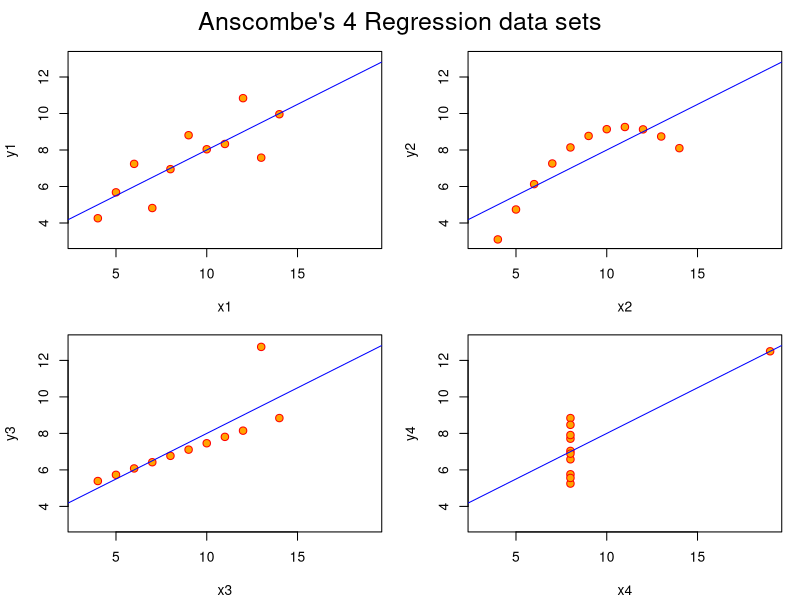
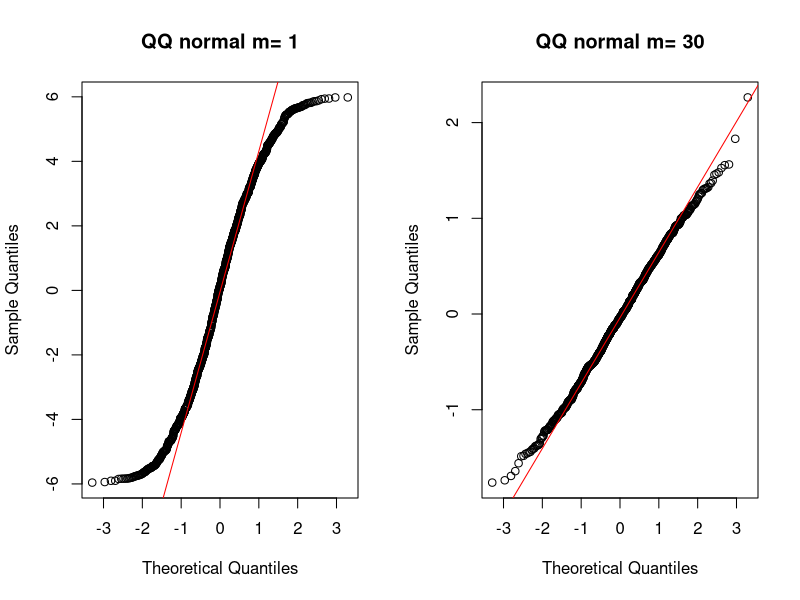
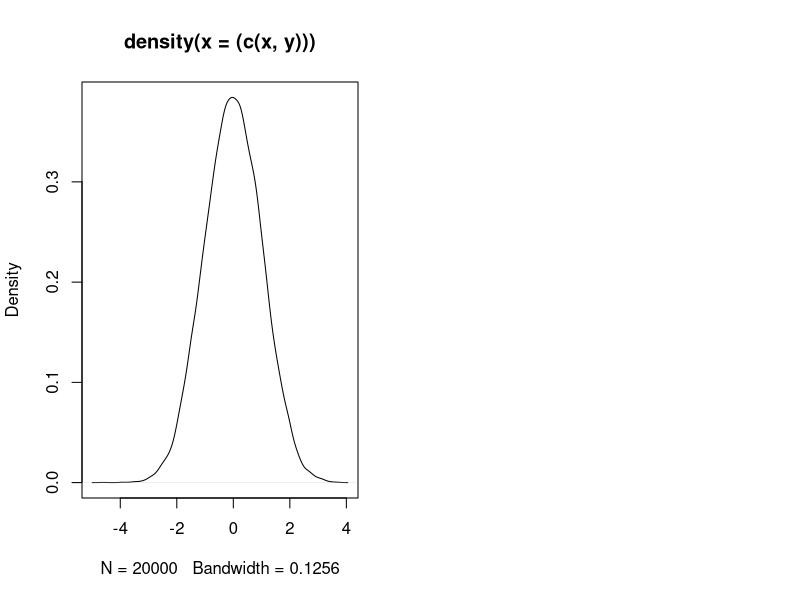

R code for these plots, in order: (Note: this script raises an error after producing the figures.)
### Ex1: Data set anscombe (ready in R workspace) is used
### for this exercise. This data includes the variables x1, x2, x3
### and x4 as well as y1, y2, y3 and y4
summary(anscombe)

ff <- y ~ x
mods <- setNames(as.list(1:4), paste0("lm", 1:4))
for(i in 1:4) {
  ff[2:3] <- lapply(paste0(c("y","x"), i), as.name)
  ## or   ff[[2]] <- as.name(paste0("y", i))
  ##      ff[[3]] <- as.name(paste0("x", i))
  mods[[i]] <- lmi <- lm(ff, data = anscombe)
  print(anova(lmi))
}

## See how close they are (numerically!)
sapply(mods, coef)
lapply(mods, function(fm) coef(summary(fm)))

## Plots
op <- par(mfrow = c(2, 2), mar = 0.1+c(4,4,1,1), oma =  c(0, 0, 2, 0))
for(i in 1:4) {
  ff[2:3] <- lapply(paste0(c("y","x"), i), as.name)
  plot(ff, data = anscombe, col = "red", pch = 21, bg = "orange", cex = 1.2,
       xlim = c(3, 19), ylim = c(3, 13))
  abline(mods[[i]], col = "blue")
}
mtext("Anscombe's 4 Regression data sets", outer = TRUE, cex = 1.5)
par(op)



### Ex2: (continued) Calculate using matrix operations both covariance
### and correlation matrices from the variables y1,...,y4

y1 <- c(anscombe$y1)
y2 <- c(anscombe$y2)
y3 <- c(anscombe$y3)
y4 <- c(anscombe$y4)

a <- cbind(y1,y2,y3,y4)

k <- ncol(a) #number of variables: 4
n <- nrow(a) #number of subjects: 11

## 1. Covariance matrice
#create means for each column
a_mean <- matrix(nrow=n, data=1) %*% cbind(mean(y1),mean(y2),mean(y3),mean(y4)) 

#creates a difference matrix
b <- a - a_mean

#creates the covariance matrix
C <- ((n-1)^-1)*t(b) %*% b
##Testing: cov(a)


## 2.Correlation matrice:

##Testing: cor(a)
D <- diag(diag(C)^(-1/2))
  
R <- D %*% C %*% D


### Ex3: Make a function that tests whether a given number is a 
### prime number (you can use the R function %% [modulus]).
### Do not use looping!

check_prime_number <- function(n){
  if (n == 2 || n == 3){
    return("Prime number")
  } else if (n <= 1){
    return("Not a prime number")
  } else {
    if (((n+1)%%6 == 0) || (n-1)%%6 ==0){
      return("Prime number")
    }
    return("Not a prime number")
  }
}


### Ex4: Make a function that generates (pseudo) random number
###  using the linear congruence method. Explore the length of
###  the sequence when:

pseudo_generate<- function(a,c,m,run.length){
  mm <- vector(length =run.length)
  
  d <- as.numeric(Sys.time())*1000
  for (i in 1:run.length){
    d <- (a*d+c)%%m
    mm[i]<- d/m
  }
  return(mm)
}
## a) a = 4, c = 0 and m = 16 

pseudo_generate(a=4, c=0, m=16, run.length = 20)

## b) a = 5, c = 1 and m = 16
pseudo_generate(a=5, c=1, m=16, run.length = 1000)


### Ex5: Implement the generation of the values of the
### random variables from the standardized normal 
### distribution by:

## a) the method utilizing the central limit theorem (CLT)
CLT_normal <- function(n, m){
  # n: number of standardized normal random numbers to generate
  # m: the number of uniforms to generate for using CTL
  z <- rep(0,n)
  for (i in 1:n){
    u <- runif(m, 0,1)
    s <- sum(u)
    z[i] <- (s-m/2)/(m/12)
  }
  return(z)
}

par(mfrow=c(1,2)) 
m <- 1
x <- CLT_normal(1000, m)
qqnorm(x, main=paste("QQ normal m=", m))
qqline(x, col="red") 

m <- 30
x <- CLT_normal(1000, m)
qqnorm(x, main=paste("QQ normal m=", m))
qqline(x, col="red")

## b) the Box-Muller method. Illustrate the results graphically.
library(nortest)

size=10000

u = runif(size)
v = runif(size)

x= rep(0, size)
y=rep(0, size)

for(i in 1:size){
  x[i] = sqrt(-2*log(u[i]))*cos(2*pi*v[i])
  y[i] = sqrt(-2*log(u[i]))*sin(2*pi*v[i]) 
}

# plot the estimation of the density
plot(density((c(x,y))))

### Ex6:  Present and implement a procedure to obtain values of
### Weibull-distributed random variables 
### (do not use a ready R-function).  
### Illustrate the results with the values:
## (λ = 1, c = 0.5),
## (λ = 1, c = 1),
## (λ = 1, c = 1.5),
## (λ = 1, c = 5).

## (λ = 1, c = 0.5),
muy <- 1
c <- 0.5
u <- runif(100000,0,1)
u.sim(((-log(1-u))^(1/c))/muy) #using probability integral transformation

## (λ = 1, c = 1),
muy <- 1
c <- 1
u <- runif(100000,0,1)
u.sim<-(((-log(1-u))^(1/c))/muy)
log(5)
## (λ = 1, c = 1.5),
muy <- 1
c <- 1.5
u <- runif(100000,0,1)
u.sim<-(((-log(1-u))^(1/c))/muy)

## (λ = 1, c = 5).
muy <- 1
c <- 5
u <- runif(100000,0,1)
u.sim<-(((-log(1-u))^(1/c))/muy)
